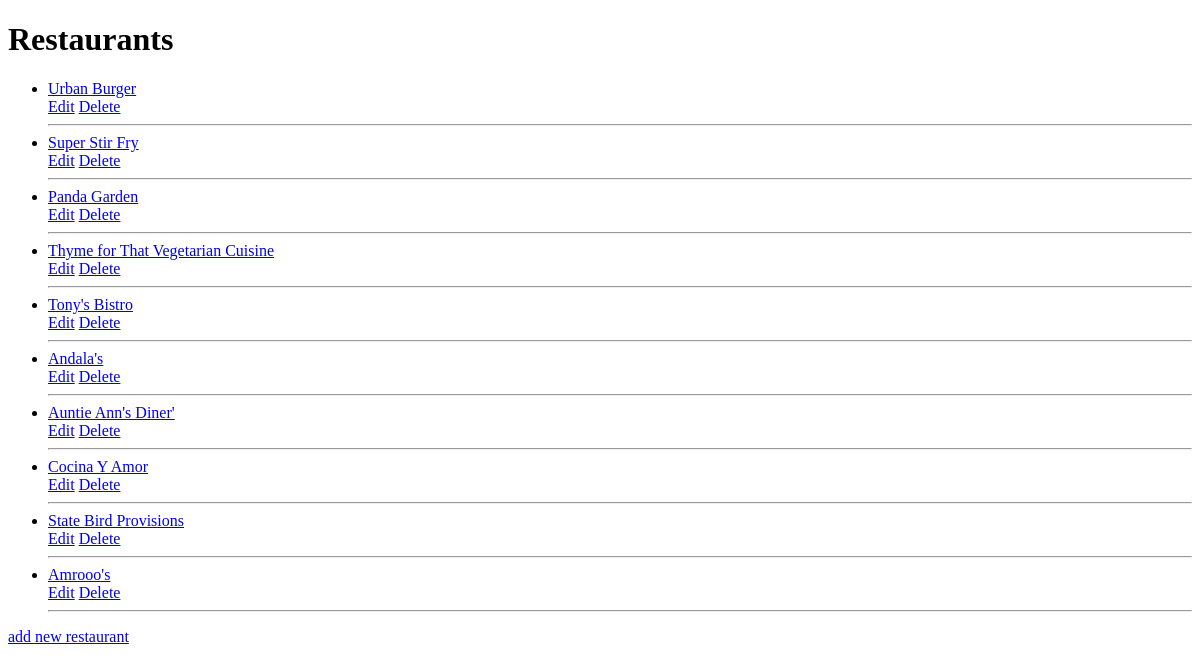
The page /restaurants/ on the database as committed earlier.
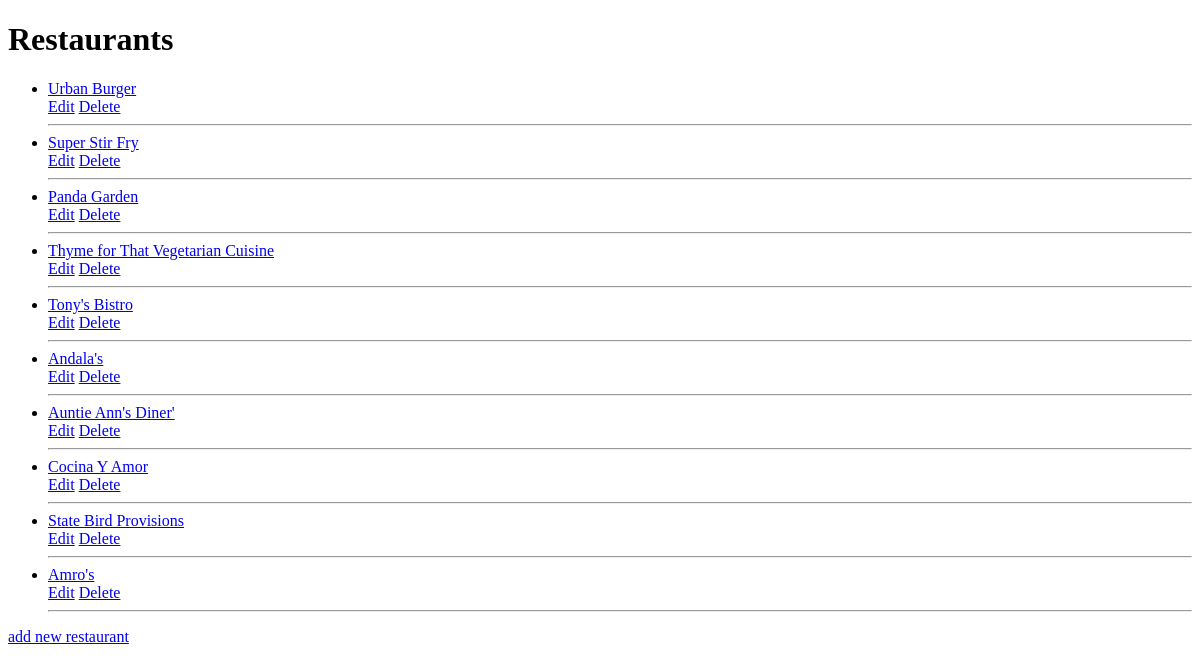
The same page on the database as committed later.
### database/db_setup.py (models this page shows)
class Restaurant(Base):
	__tablename__ = 'restaurant'
	id = Column(Integer, primary_key = True)
	name = Column(String(80), nullable = False)
	menu_items = relationship("MenuItem")

### flask_server/flask_server.py (the view)
@app.route('/')
@app.route('/restaurants/')
def index():
    restaurants_list = session.query(Restaurant).all()
    return render_template('index.html', restaurants_list=restaurants_list)

### flask_server/templates/index.html (shortened to what this page needs)
<!DOCTYPE html>
<html lang="en">
<head>
</head>
<body>
  <h1>Restaurants</h1>
  <ul>
    {% for restaurant in restaurants_list %}
    <li>
      <a href="{{ url_for('restaurant_menu', restaurant_id=restaurant.id) }}">{{ restaurant.name }}</a>
      <br>
      <a href="{{ url_for('edit_restaurant', restaurant_id=restaurant.id) }}">Edit</a>
      <a href="{{ url_for('delete_restaurant', restaurant_id=restaurant.id) }}">Delete</a>
      <hr>
    </li>
    {% endfor %}
  </ul>
  <a href="{{ url_for('add_restaurant') }}">add new restaurant</a>
</body>
</html>

Rows that differ between the two databases and show on the page:
changed Restaurant: name "Amrooo's" → "Amro's"
